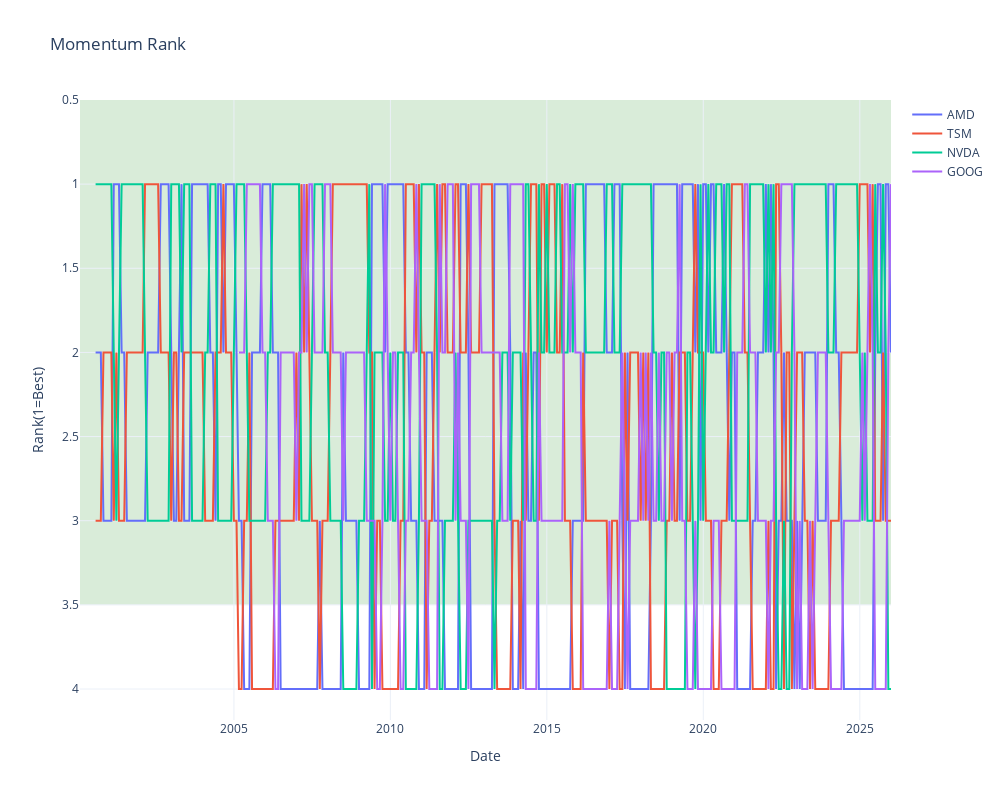
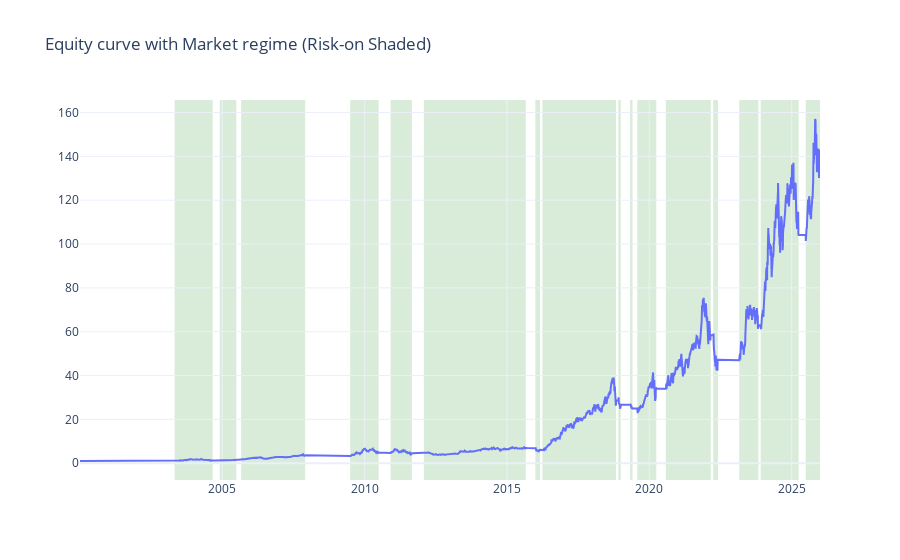

Notebook code for these charts, in order:
### Code cell
equity_curve = dual_momemtum(prices, stocks, market, mom_lookback=6, ma_window=10, top_n= 3)

### Figure 1 — Plotly figure (JSON) as saved in the notebook; plotly's stock layout.template omitted (floating-point values rounded to 4 significant figures; data arrays with more than 128 entries replaced by an {"elided": "..."} marker saying what was removed)
{"data": [{"mode": "lines", "name": "AMD", "type": "scatter", "x": {"elided": "312 str values"}, "y": {"elided": "312 float values"}}, {"mode": "lines", "name": "TSM", "type": "scatter", "x": {"elided": "312 str values"}, "y": {"elided": "312 float values"}}, {"mode": "lines", "name": "NVDA", "type": "scatter", "x": {"elided": "312 str values"}, "y": {"elided": "312 float values"}}, {"mode": "lines", "name": "GOOG", "type": "scatter", "x": {"elided": "312 str values"}, "y": {"elided": "312 float values"}}], "layout": {"autosize": false, "height": 800, "hovermode": "x unified", "shapes": [{"fillcolor": "green", "layer": "below", "line": {"width": 0}, "opacity": 0.15, "type": "rect", "x0": 0, "x1": 1, "xref": "x domain", "y0": 0.5, "y1": 3.5, "yref": "y"}], "title": {"text": "Momentum Rank"}, "width": 1000, "xaxis": {"title": {"text": "Date"}}, "yaxis": {"autorange": "reversed", "title": {"text": "Rank(1=Best)"}}}}

### Figure 2 — Plotly figure (JSON) as saved in the notebook; plotly's stock layout.template omitted (floating-point values rounded to 4 significant figures; data arrays with more than 128 entries replaced by an {"elided": "..."} marker saying what was removed)
{"data": [{"line": {"width": 2}, "name": "Equity curve", "type": "scatter", "x": {"elided": "6538 str values"}, "y": {"elided": "6538 float values"}}], "layout": {"hovermode": "x unified", "shapes": [{"fillcolor": "green", "layer": "below", "line": {"width": 0}, "opacity": 0.15, "type": "rect", "x0": "2003-04-30T00:00:00", "x1": "2004-08-31T00:00:00", "xref": "x", "y0": 0, "y1": 1, "yref": "y domain"}, {"fillcolor": "green", "layer": "below", "line": {"width": 0}, "opacity": 0.15, "type": "rect", "x0": "2004-11-30T00:00:00", "x1": "2005-06-30T00:00:00", "xref": "x", "y0": 0, "y1": 1, "yref": "y domain"}, {"fillcolor": "green", "layer": "below", "line": {"width": 0}, "opacity": 0.15, "type": "rect", "x0": "2005-08-31T00:00:00", "x1": "2007-11-30T00:00:00", "xref": "x", "y0": 0, "y1": 1, "yref": "y domain"}, {"fillcolor": "green", "layer": "below", "line": {"width": 0}, "opacity": 0.15, "type": "rect", "x0": "2009-06-30T00:00:00", "x1": "2010-06-30T00:00:00", "xref": "x", "y0": 0, "y1": 1, "yref": "y domain"}, {"fillcolor": "green", "layer": "below", "line": {"width": 0}, "opacity": 0.15, "type": "rect", "x0": "2010-11-30T00:00:00", "x1": "2011-08-31T00:00:00", "xref": "x", "y0": 0, "y1": 1, "yref": "y domain"}, {"fillcolor": "green", "layer": "below", "line": {"width": 0}, "opacity": 0.15, "type": "rect", "x0": "2012-01-31T00:00:00", "x1": "2015-08-31T00:00:00", "xref": "x", "y0": 0, "y1": 1, "yref": "y domain"}, {"fillcolor": "green", "layer": "below", "line": {"width": 0}, "opacity": 0.15, "type": "rect", "x0": "2015-12-31T00:00:00", "x1": "2016-02-29T00:00:00", "xref": "x", "y0": 0, "y1": 1, "yref": "y domain"}, {"fillcolor": "green", "layer": "below", "line": {"width": 0}, "opacity": 0.15, "type": "rect", "x0": "2016-03-31T00:00:00", "x1": "2018-10-31T00:00:00", "xref": "x", "y0": 0, "y1": 1, "yref": "y domain"}, {"fillcolor": "green", "layer": "below", "line": {"width": 0}, "opacity": 0.15, "type": "rect", "x0": "2018-11-30T00:00:00", "x1": "2018-12-31T00:00:00", "xref": "x", "y0": 0, "y1": 1, "yref": "y domain"}, {"fillcolor": "green", "layer": "below", "line": {"width": 0}, "opacity": 0.15, "type": "rect", "x0": "2019-04-30T00:00:00", "x1": "2019-05-31T00:00:00", "xref": "x", "y0": 0, "y1": 1, "yref": "y domain"}, {"fillcolor": "green", "layer": "below", "line": {"width": 0}, "opacity": 0.15, "type": "rect", "x0": "2019-07-31T00:00:00", "x1": "2020-03-31T00:00:00", "xref": "x", "y0": 0, "y1": 1, "yref": "y domain"}, {"fillcolor": "green", "layer": "below", "line": {"width": 0}, "opacity": 0.15, "type": "rect", "x0": "2020-07-31T00:00:00", "x1": "2022-02-28T00:00:00", "xref": "x", "y0": 0, "y1": 1, "yref": "y domain"}, {"fillcolor": "green", "layer": "below", "line": {"width": 0}, "opacity": 0.15, "type": "rect", "x0": "2022-03-31T00:00:00", "x1": "2022-05-31T00:00:00", "xref": "x", "y0": 0, "y1": 1, "yref": "y domain"}, {"fillcolor": "green", "layer": "below", "line": {"width": 0}, "opacity": 0.15, "type": "rect", "x0": "2023-02-28T00:00:00", "x1": "2023-10-31T00:00:00", "xref": "x", "y0": 0, "y1": 1, "yref": "y domain"}, {"fillcolor": "green", "layer": "below", "line": {"width": 0}, "opacity": 0.15, "type": "rect", "x0": "2023-11-30T00:00:00", "x1": "2025-03-31T00:00:00", "xref": "x", "y0": 0, "y1": 1, "yref": "y domain"}, {"fillcolor": "green", "layer": "below", "line": {"width": 0}, "opacity": 0.15, "type": "rect", "x0": "2025-06-30T00:00:00", "x1": "2025-12-30T00:00:00", "xref": "x", "y0": 0, "y1": 1, "yref": "y domain"}], "title": {"text": "Equity curve with Market regime (Risk-on Shaded)"}}}
